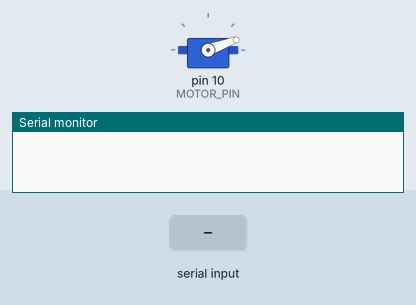
This sketch was run on a simulated Arduino Uno, built with avr-gcc and run on an emulated ATmega328P. Parts: servo, the last lines printed to the serial monitor. The inputs (shaded band) are chosen by the test bench.

Above: at 1.2 s.
1.3 s: "v" received over Serial
At 2.2 s:
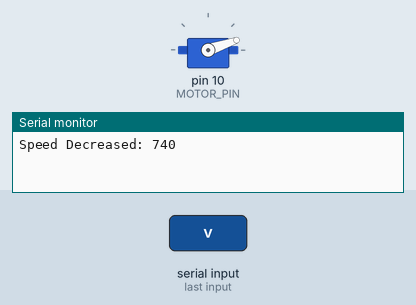
2.8 s: "^" received over Serial
At 3.3 s:
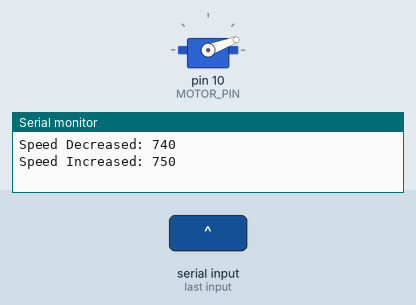
Timing chart, 0 to 5.8 s (numbered marks = the images above; inputs shaded):
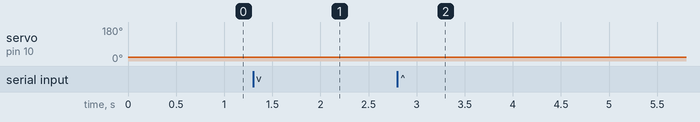

The sketch:

MotorTest.ino
```cpp
#include <Servo.h>

#define MAX_SIGNAL 2000
#define MIN_SIGNAL 1000
#define MOTOR_PIN 10

Servo motor;
int motorSpeed = 750;
void setup() {
  Serial.begin(9600);
  motor.attach(MOTOR_PIN);
  motor.writeMicroseconds(motorSpeed);
}

char getCharacter() {
	while (Serial.available() == 0);
	return Serial.read();
}

void loop() {
  char cin = getCharacter();
  if (cin == '^') {
    motorSpeed += 10;
    motor.writeMicroseconds(motorSpeed);
    Serial.print("Speed Increased: "); Serial.println(motorSpeed);
  } else if (cin == 'v') {
    motorSpeed -= 10;
    motor.writeMicroseconds(motorSpeed);
    Serial.print("Speed Decreased: "); Serial.println(motorSpeed);
  }
}
```

Measured:
- after the input at 1.3 s, servo on pin 10 (MOTOR_PIN): 20° → 19° at once
- after the input at 2.8 s, servo on pin 10 (MOTOR_PIN): 19° → 20° at once
